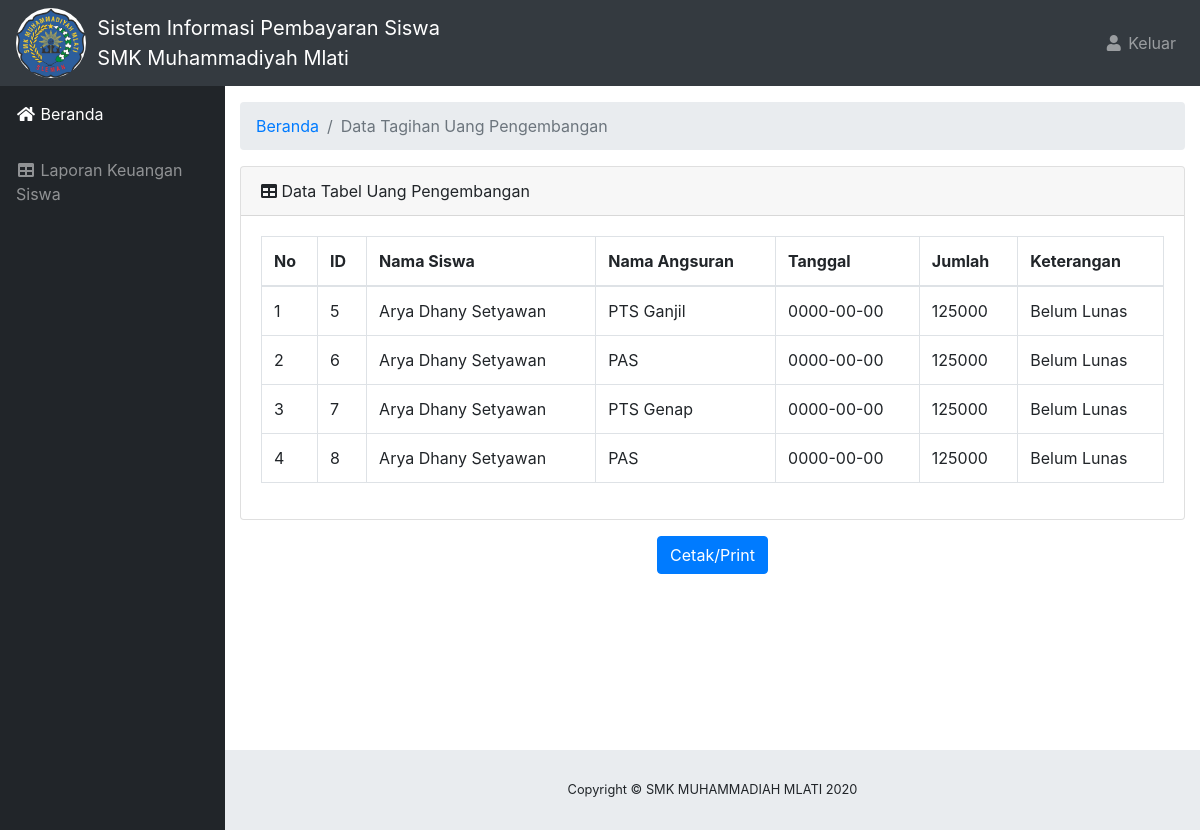
The app's page /beranda.php?halaman=siswalaporanujian&nis=2789 (signed in) with its own data.
### tables this page shows
CREATE TABLE `tb_tag_ujian` (
  `id_tag_ujian` int(11) NOT NULL,
  `id_detail_ujian` int(11) NOT NULL,
  `nis` varchar(10) NOT NULL,
  `keterangan` varchar(20) NOT NULL DEFAULT 'Belum Lunas',
  `tgl` date NOT NULL
);

CREATE TABLE `tb_siswa` (
  `id_siswa` int(11) NOT NULL,
  `nis` varchar(10) NOT NULL,
  `nama_siswa` varchar(50) NOT NULL,
  `password` varchar(50) NOT NULL,
  `jenkel_siswa` enum('L','P') NOT NULL,
  `id_kelas` int(11) NOT NULL,
  `id_jurusan` int(11) NOT NULL
);

CREATE TABLE `detail_tag_ujian` (
  `id_detail_ujian` int(11) NOT NULL,
  `nama_angsuran` varchar(50) NOT NULL,
  `jumlah` varchar(20) NOT NULL
);

### aplikasi/siswa/siswalaporan/siswalaporan_ujian.php (the view, shortened to what this page needs)
  <div id="content-wrapper">
    <div class="container-fluid">
      <ol class="breadcrumb">
        <li class="breadcrumb-item">
          <a href="beranda.php">Beranda</a>
        </li>
        <li class="breadcrumb-item active">Data Tagihan Uang Pengembangan</li>
      </ol>
      <div class="card mb-3">
        <div class="card-header">
          <i class="fas fa-table"></i>
          Data Tabel Uang Pengembangan</div>
        <div class="card-body">
          <div class="table-responsive">
            <table class="table table-bordered" width="100%" cellspacing="0">
              <thead>
                <tr>
                  <th>No</th>
                  <th>ID</th>
                  <th>Nama Siswa</th>
                  <th>Nama Angsuran</th>
                  <th>Tanggal</th>
                  <th>Jumlah</th>
                  <th>Keterangan</th>
                </tr>
              </thead>
              <tbody>
              <?php
              $no=1;
              $Querytampil = mysqli_query($konek,"SELECT a.id_tag_ujian,a.nis,a.keterangan,a.id_detail_ujian,a.tgl,b.`nama_siswa`,c.`nama_angsuran`,c.`jumlah`
              FROM tb_tag_ujian a
              LEFT JOIN `tb_siswa` b ON a.`nis`=b.`nis`
              LEFT JOIN `detail_tag_ujian` c ON a.`id_detail_ujian`=c.`id_detail_ujian`
              WHERE a.nis='$_GET[nis]'");
              while ($tampiltabel  = mysqli_fetch_array($Querytampil)) {
              $varId            = $tampiltabel['id_tag_ujian'];
              $varKeterangan    = $tampiltabel['keterangan'];
              $varTgl           = $tampiltabel['tgl'];
              $varNama          = $tampiltabel['nama_siswa'];
              $varAngsuran      = $tampiltabel['nama_angsuran'];
              $varJumlah        = $tampiltabel['jumlah'];
              ?>
              <tr>
                <td><?php echo $no ?></td>
                <td><?php echo $varId ?></td>
                <td><?php echo $varNama ?></td>
                <td><?php echo $varAngsuran ?></td>
                <td><?php echo $varTgl ?></td>
                <td><?php echo $varJumlah ?></td>
                <td><?php echo $varKeterangan ?></td>
              </tr>
              <?php
              $no++;}
              ?>
              </tbody>
            </table>
          </div>
        </div>
      </div>
      <center>
        <a href="#" class="btn btn-primary" onclick="window.print();"> Cetak/Print </a>
      </center>
    </div>
  </div>
</div>

### css/sb-admin.css (style rules this page uses)
html { position: relative; min-height: 100%; }
body { height: 100%; }
#wrapper #content-wrapper { overflow-x: hidden; width: 100%; padding-top: 1rem; padding-bottom: 80px; }
:root { --input-padding-x: 0.75rem; --input-padding-y: 0.75rem; }

### records on screen
tb_tag_ujian: id_tag_ujian "5", tb_siswa.nama_siswa "Arya Dhany Setyawan", id_detail_ujian.nama_angsuran "PTS Ganjil", tgl "0000-00-00", id_detail_ujian.jumlah "125000", keterangan "Belum Lunas"
tb_tag_ujian: id_tag_ujian "6", tb_siswa.nama_siswa "Arya Dhany Setyawan", id_detail_ujian.nama_angsuran "PAS", tgl "0000-00-00", id_detail_ujian.jumlah "125000", keterangan "Belum Lunas"
tb_tag_ujian: id_tag_ujian "7", tb_siswa.nama_siswa "Arya Dhany Setyawan", id_detail_ujian.nama_angsuran "PTS Genap", tgl "0000-00-00", id_detail_ujian.jumlah "125000", keterangan "Belum Lunas"
tb_tag_ujian: id_tag_ujian "8", tb_siswa.nama_siswa "Arya Dhany Setyawan", id_detail_ujian.nama_angsuran "PAS", tgl "0000-00-00", id_detail_ujian.jumlah "125000", keterangan "Belum Lunas"
